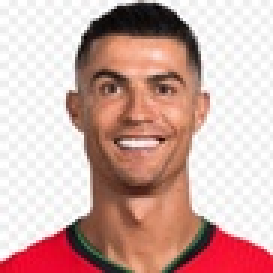
#> input picture img3.jpg, 91 x 91 px, shrunk from 379 x 379 before the run (shown 3 times larger)
$ jupyter execute diplab.ipynb
#> lines starting #> are read from the running program, lines starting #| are printed output that depends on the picture
KHIZAR MEHMOOD
01-134212-074

TASK: 01

[cell 1]
import cv2
import numpy as np
import matplotlib.pyplot as plt

def read_image(file_path):
    # Read the image from the file
    image = cv2.imread(file_path)

    if image is None:
        raise Exception(f"Failed to read image from {file_path}")

    return image

def rotate_image(image, angle):
    # Get the dimensions of the image
    (h, w) = image.shape[:2]
    center = (w // 2, h // 2)

    # Perform the rotation
    M = cv2.getRotationMatrix2D(center, angle, 1.0)
    rotated = cv2.warpAffine(image, M, (w, h))

    return rotated

def detect_features(image, name):
    # Initialize ORB detector
    orb = cv2.ORB_create()

    # Detect keypoints and descriptors
    keypoints, descriptors = orb.detectAndCompute(image, None)

    # Draw keypoints on the image
    image_with_keypoints = cv2.drawKeypoints(image, keypoints, None, color=(0, 255, 0), flags=0)

    # Save the image with keypoints
    cv2.imwrite(f"{name}_with_keypoints.jpg", image_with_keypoints)

    return image_with_keypoints, keypoints

def display_images(original_image, rotated_image, original_keypoints, rotated_keypoints):
    # Convert images from BGR to RGB for matplotlib
    original_image_rgb = cv2.cvtColor(original_image, cv2.COLOR_BGR2RGB)
    rotated_image_rgb = cv2.cvtColor(rotated_image, cv2.COLOR_BGR2RGB)

    # Display the original image with keypoints
    plt.figure(figsize=(12, 6))
    plt.subplot(1, 2, 1)
    plt.title('Original Image with Keypoints')
    plt.imshow(original_image_rgb)
    plt.axis('off')

    # Display the rotated image with keypoints
    plt.subplot(1, 2, 2)
    plt.title('Rotated Image with Keypoints')
    plt.imshow(rotated_image_rgb)
    plt.axis('off')

    plt.show()

def main():
    try:
        # Path to the image file
        image_path = 'img3.jpg'

        # Read the image
        original_image = read_image(image_path)
#> in read_image, image is the input picture: shape (91, 91, 3); mean B, G, R 166.6, 172.6, 207.5

        # Rotate the image by 90 degrees
        rotated_image = rotate_image(original_image, 90)
#> in rotate_image, `rotated = cv2.warpAffine(image, M, (w, h))`:
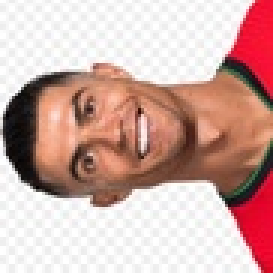
#> rotated: shape (91, 91, 3) (shown 3 times larger); mean B, G, R 166.6, 172.6, 207.5

        # Detect features on the original image
        original_image_with_keypoints, original_keypoints = detect_features(original_image, "original_image")
#> in detect_features, `keypoints, descriptors = orb.detectAndCompute(image, None)`: keypoints = 36 keypoints; strongest (x, y, size): (42, 47, 31), (41, 49, 31), (53, 46, 31), (50, 47, 31)
#> in detect_features, `image_with_keypoints = cv2.drawKeypoints(image, keypoints, None, color..`:
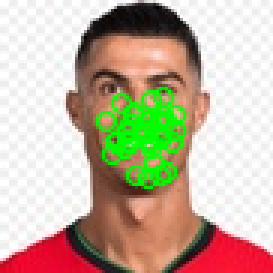
#> image_with_keypoints: shape (91, 91, 3) (shown 3 times larger); mean B, G, R 160.4, 180.2, 196.4
#> original_keypoints has the same summary as keypoints in detect_features

        # Detect features on the rotated image
        rotated_image_with_keypoints, rotated_keypoints = detect_features(rotated_image, "rotated_image")
#> call 2 of detect_features, with name = 'rotated_image'
#> in detect_features (call 2), `keypoints, descriptors = orb.detectAndCompute(image, None)`: keypoints = 36 keypoints; strongest (x, y, size): (47, 48, 31), (49, 49, 31), (46, 37, 31), (47, 40, 31)
#> in detect_features (call 2), `image_with_keypoints = cv2.drawKeypoints(image, keypoints, None, color..`:
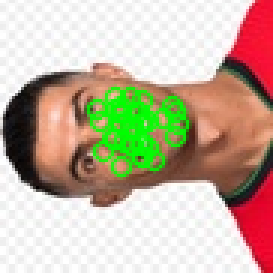
#> image_with_keypoints: shape (91, 91, 3) (shown 3 times larger); mean B, G, R 160.4, 180.2, 196.4
#> rotated_keypoints has the same summary as keypoints in detect_features

        # Display the images with keypoints
        display_images(original_image_with_keypoints, rotated_image_with_keypoints, original_keypoints, rotated_keypoints)
#> in display_images, `plt.show()`:
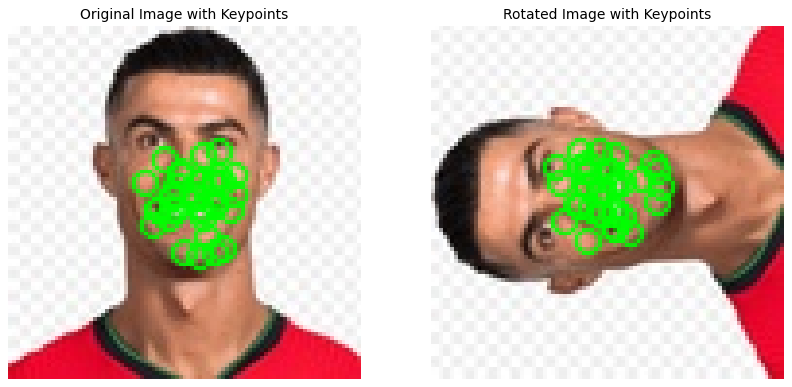
#> figure drawn by matplotlib, 2 panels

        print("Images with keypoints have been saved and displayed.")

    except Exception as e:
        print(f"An error occurred: {e}")

if __name__ == "__main__":
    main()

TASK: 02

[cell 2]
import cv2
import numpy as np
import matplotlib.pyplot as plt

def read_image(file_path):
    # Read the image from the file
    image = cv2.imread(file_path)

    if image is None:
        raise Exception(f"Failed to read image from {file_path}")

    return image

def detect_features(image, method='ORB'):
    # Initialize the feature detector based on the method
    if method == 'ORB':
        detector = cv2.ORB_create()
    elif method == 'SIFT':
        detector = cv2.SIFT_create()
    elif method == 'FAST':
        detector = cv2.FastFeatureDetector_create()
    else:
        raise ValueError("Unsupported method. Choose 'ORB', 'SIFT', or 'FAST'.")

    # Detect keypoints
    keypoints = detector.detect(image, None)

    # Draw keypoints on the image
    image_with_keypoints = cv2.drawKeypoints(image, keypoints, None, color=(0, 255, 0), flags=0)

    return image_with_keypoints, keypoints

def display_images(original_image, image_with_keypoints, method):
    # Convert images from BGR to RGB for matplotlib
    original_image_rgb = cv2.cvtColor(original_image, cv2.COLOR_BGR2RGB)
    image_with_keypoints_rgb = cv2.cvtColor(image_with_keypoints, cv2.COLOR_BGR2RGB)

    # Display the original image and the image with keypoints
    plt.figure(figsize=(12, 6))
    plt.subplot(1, 2, 1)
    plt.title('Original Image')
    plt.imshow(original_image_rgb)
    plt.axis('off')

    plt.subplot(1, 2, 2)
    plt.title(f'Image with {method} Keypoints')
    plt.imshow(image_with_keypoints_rgb)
    plt.axis('off')

    plt.show()

def main():
    try:
        # Path to the image file
        image_path = 'hw.jpg'

        # Read the image
        original_image = read_image(image_path)
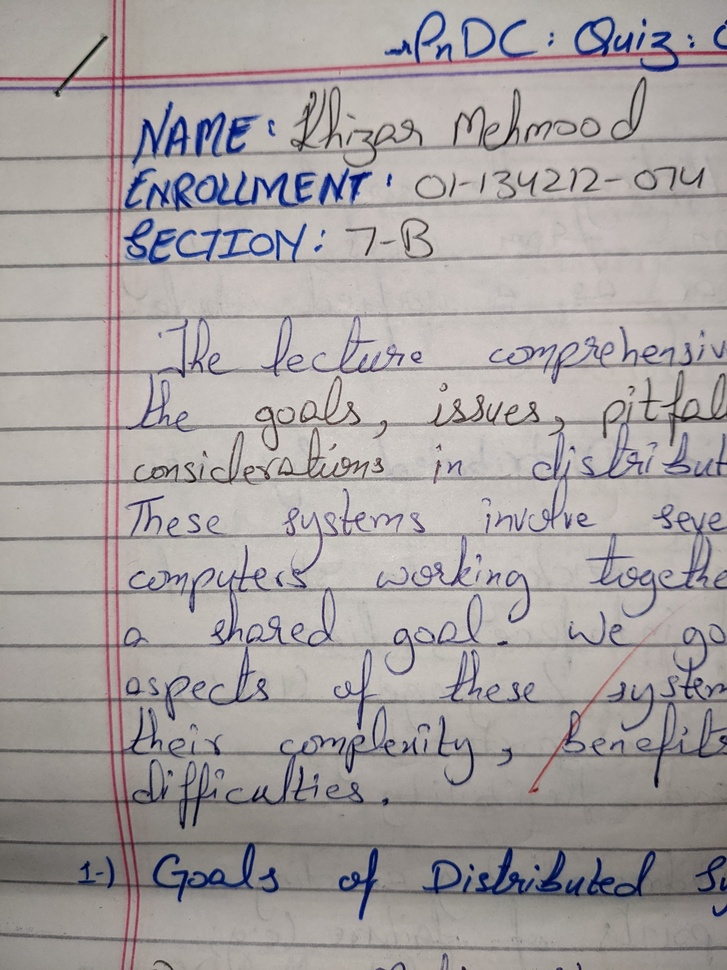
#> input picture hw.jpg, 727 x 970 px, shrunk from 3024 x 4032 before the run
#> in read_image, image is the input picture: shape (970, 727, 3); mean B, G, R 160.6, 161, 166.6

        # Detect features using ORB
        orb_image_with_keypoints, _ = detect_features(original_image, method='ORB')
#> in detect_features, `keypoints = detector.detect(image, None)`: keypoints = 500 keypoints; strongest (x, y, size): (356, 419, 31), (379, 468, 31), (220, 586, 31), (196, 528, 31)
#> in detect_features, `image_with_keypoints = cv2.drawKeypoints(image, keypoints, None, color..`:
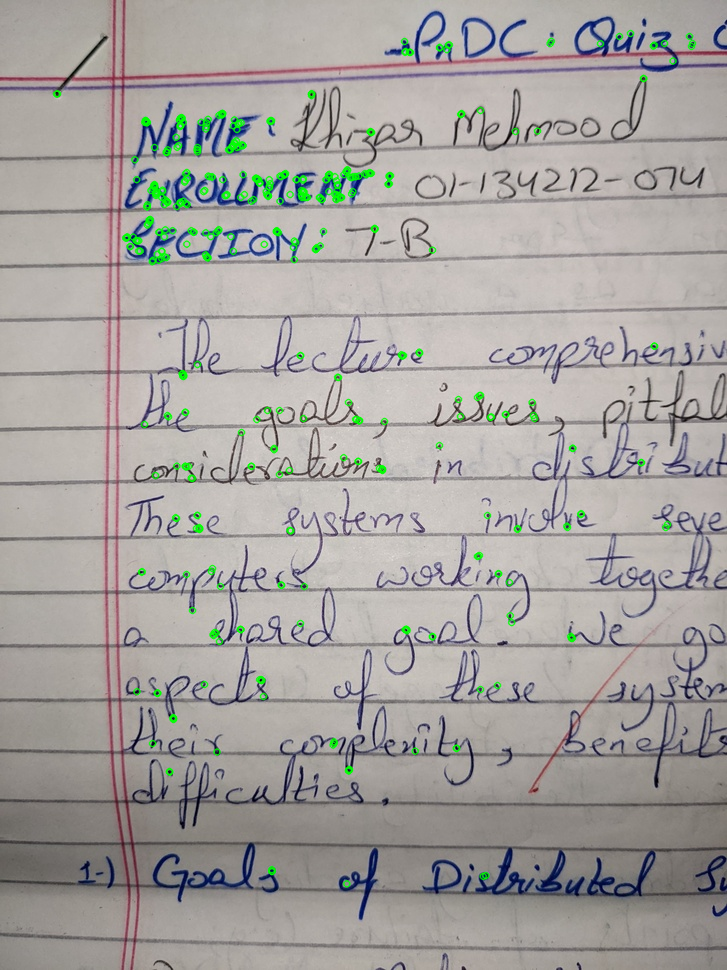
#> image_with_keypoints: shape (970, 727, 3); mean B, G, R 159, 162.4, 165.3

        # Detect features using SIFT
        sift_image_with_keypoints, _ = detect_features(original_image, method='SIFT')
#> call 2 of detect_features, with method = 'SIFT'
#> in detect_features (call 2), `keypoints = detector.detect(image, None)`: keypoints = 5415 keypoints; strongest (x, y, size): (433, 636, 2.1), (140, 572, 2.3), (692, 45, 3.1), (388, 184, 2.8)
#> in detect_features (call 2), `image_with_keypoints = cv2.drawKeypoints(image, keypoints, None, color..`:
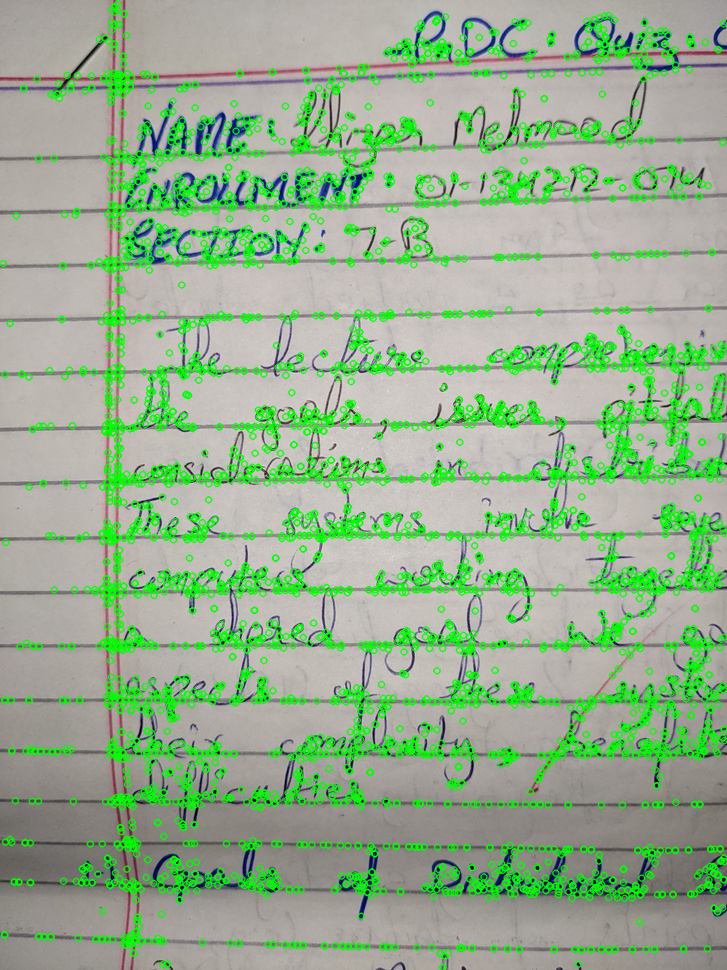
#> image_with_keypoints: shape (970, 727, 3); mean B, G, R 142.7, 175.1, 148.8

        # Detect features using FAST
        fast_image_with_keypoints, _ = detect_features(original_image, method='FAST')
#> call 3 of detect_features, with method = 'FAST'
#> in detect_features (call 3), `keypoints = detector.detect(image, None)`: keypoints = 8283 keypoints; strongest (x, y, size): (363, 512, 7), (477, 556, 7), (572, 448, 7), (333, 745, 7)
#> in detect_features (call 3), `image_with_keypoints = cv2.drawKeypoints(image, keypoints, None, color..`:
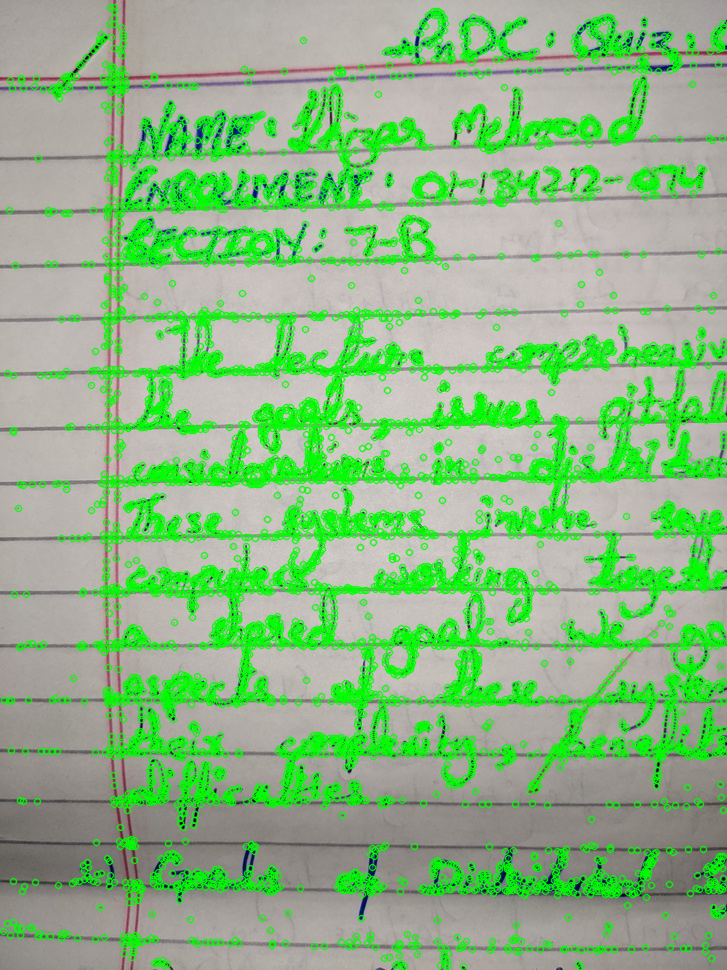
#> image_with_keypoints: shape (970, 727, 3); mean B, G, R 132.6, 182.9, 139.3

        # Display the images with keypoints
        display_images(original_image, orb_image_with_keypoints, 'ORB')
        display_images(original_image, sift_image_with_keypoints, 'SIFT')
        display_images(original_image, fast_image_with_keypoints, 'FAST')

        print("Images with keypoints have been displayed.")

    except Exception as e:
        print(f"An error occurred: {e}")

if __name__ == "__main__":
    main()
